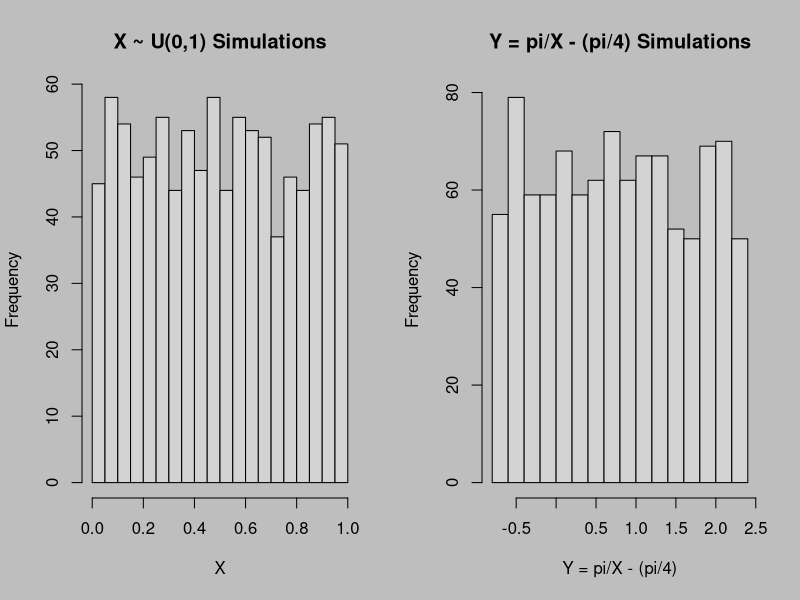
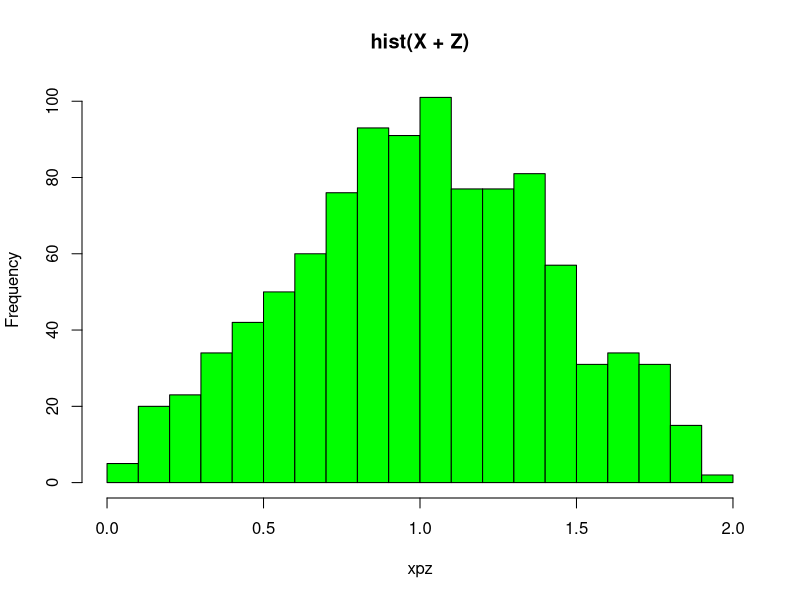
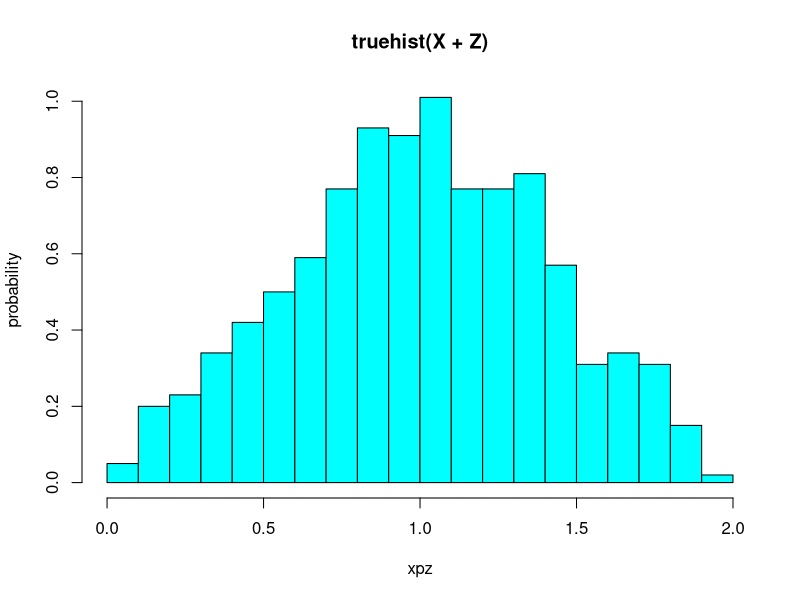

These figures' R source, in order: (Note: this script raises an error after producing the figures.)
setwd("/Users/aarizvi/Desktop/ROSWELL_PHD/STA511_StatisticalComputing/HW1")

#part 2a-1
set.seed(333)
runif.histogram <- runif(1000,0,1)

#part 2a-2
x <- runif.histogram
y <- pi*x - pi/4

pdf("hw1-q2a-runiform-histogram.pdf")
par(mfrow=c(1,2),bg="gray")
hist(runif.histogram, main="X ~ U(0,1) Simulations", xlab = 'X',breaks=25)
hist(y, main="Y = pi/X - (pi/4) Simulations", xlab = 'Y = pi/X - (pi/4)',breaks=20)
dev.off()
?pdf
?hist
#2c 
z <- runif(1000,0,1)
xpz <- x + z
pdf("hw1-q2c-xpz.pdf")
hist(xpz,breaks=15,col="green",main="hist(X + Z)")
dev.off()

#2d
library(MASS)
pdf("hw1q2d-truehist.pdf")
truehist(xpz,main="truehist(X + Z)",ylab="probability")
dev.off()

#2e
#Guess the distribution of X+Z
?hist
?truehist


#question 3
class.roster <- read.table("classlist.txt",sep="\t",header=TRUE)
Percent.Grade <- runif(35, 60, 100)
class.roster.2 <- cbind(class.roster, Percent.Grade)
class.roster.2 <- data.table(class.roster.2)

#remove weird -\xa0 symbol
class.roster.2$Program.and.Plan <- gsub("[-\xa0]", "",class.roster.2$Program.and.Plan)

library(data.table)
class.roster.2[Percent.Grade > 95, Letter.Grade := "A"]
class.roster.2[Percent.Grade >= 90 & Percent.Grade < 95, Letter.Grade := "A-"]
class.roster.2[Percent.Grade >= 85 & Percent.Grade < 90, Letter.Grade := "B+"]
class.roster.2[Percent.Grade >= 80 & Percent.Grade < 85, Letter.Grade := "B"]
class.roster.2[Percent.Grade >= 75 & Percent.Grade < 80, Letter.Grade := "B-"]
class.roster.2[Percent.Grade < 75, Letter.Grade := "C"]

install.packages('xtable')
library(xtable)

roster.table <- xtable(class.roster.2)
print(roster.table)


